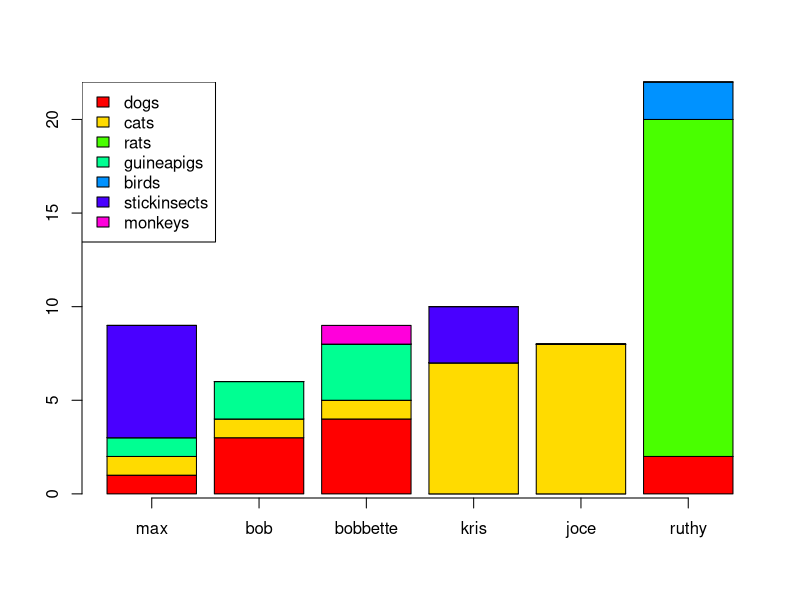

Reproduce this figure in R.
################################ some basics
## check you understand what is happening in each case here

##loops and indexing

somenames <- c('anne','betty','chris','don')
ages <- c(2,4,9,4)

for (age in ages){
print(age)
}

for (i in 1:length(ages)){
print(paste(i,':',somenames[i],"is",ages[i]))
}
#assigns the person to the age as per their location in the column (i.e. first is 2 in ages and
# first in names is anne = anne is 2)

## paste

paste(somenames,'is',ages) # prints these associations (anne = 2, etc.) in the console
#with is between them

### sapply
sapply(ages,sqrt) # square roots the ages and prints in console

sapply(1:4, function(i) paste(i,somenames[i],ages[i])) #i will go from 1 to 4
# and then print the name and ages from first to last as defined in the object

### there is another R function lapply that works much like sapply
### sapply converts its output to a vector, which is usually what you want
### lapply does not, so it returns a list, which may occasionlly be what you want
lapply(ages,sqrt)
lapply(1:4, function(i) paste(i,somenames[i],ages[i]))
# prints in console as a list (long form) rather than wide form (sapply)

### table
table(ages)
table(c('a','b','c','a','b','b')) # two a's, three b's and a c printed into a table below

## which and max/min
max(ages)
which(ages==max(ages)) # prints 3 as the age 9 is the third value in the object
somenames[which(ages==max(ages))] # chris is the oldest (9)
(oldest <- somenames[which(ages==max(ages))])   ## the parantheses around it just makes it print the result as well as create the vector
print(paste(oldest,'is the oldest')) #chris has been defined as oldest in the vector
#prints 'chris is the oldest'



#################################
##### now lets make a data frame showing the number of pets of each type owned by some different people
petdata = data.frame(
	name = c('max','bob','bobbette','kris','joce','ruthy'),
	dogs = c(1,3,4,0,0,2),
	cats = c(1,1,1,7,8,0),
	rats = c(0,0,0,0,0,18),
	guineapigs = c(1,2,3,0,0,0),
	birds = c(0,0,0,0,0,2),
	stickinsects = c(6,0,0,3,0,0),
	monkeys = c(0,0,1,0,0,0)
)
petdata 

#### created a dataframe where 6 individuals and their pet types are tallied

#### now enter each line below, one by one, and check carefully that you fully understand what each line has done (calculated and/or shown)

justcounts = petdata[,-1]#removes the first column 'name'
justcounts 
rowSums(justcounts) #sums the number of pets owned by a person (by row)
colSums(justcounts) #sums the number of each pet type owned
pettots = colSums(justcounts) #created object of the column sums
pettots 
which.max(pettots) #prints which pet type occurs most - that also occurs across the most individuals? 
pettots[which.max(pettots)] #prints the pet type that occurs most frequently across owners?
which(pettots==max(pettots)) #prints the two types that are most abundant 
pettots[which(pettots==max(pettots))] #prints the type and occurrence (18 cats, 18 rats)
which.min(pettots) #prints least frequent pet type
pettots[which.min(pettots)] #prints occurence of least frequent pet type

rowSums(justcounts>0)# prints the number of columns per row that have values >0

## now can you write a line of code that tells you who has the most different kinds of pets?

owners =  c('max','bob','bobbette','kris','joce','ruthy')
a = rowSums(justcounts>0) 
owners[which(a == max(a))] 

## and next can you write a line of code that tells you which kind of pet is owned by the most people?

b = colSums(justcounts>0)
which.max(b)


colstouse = rainbow(7) #create object specifying colours
b=barplot(t(as.matrix(justcounts)),col=colstouse )
axis(1,at=b,petdata$name)
legend('topleft', colnames(justcounts ),fill=colstouse )

### TO DO
## can you make that graph as pretty and informative as the one above? with pets on the x axis
# and colour per owner with legend

